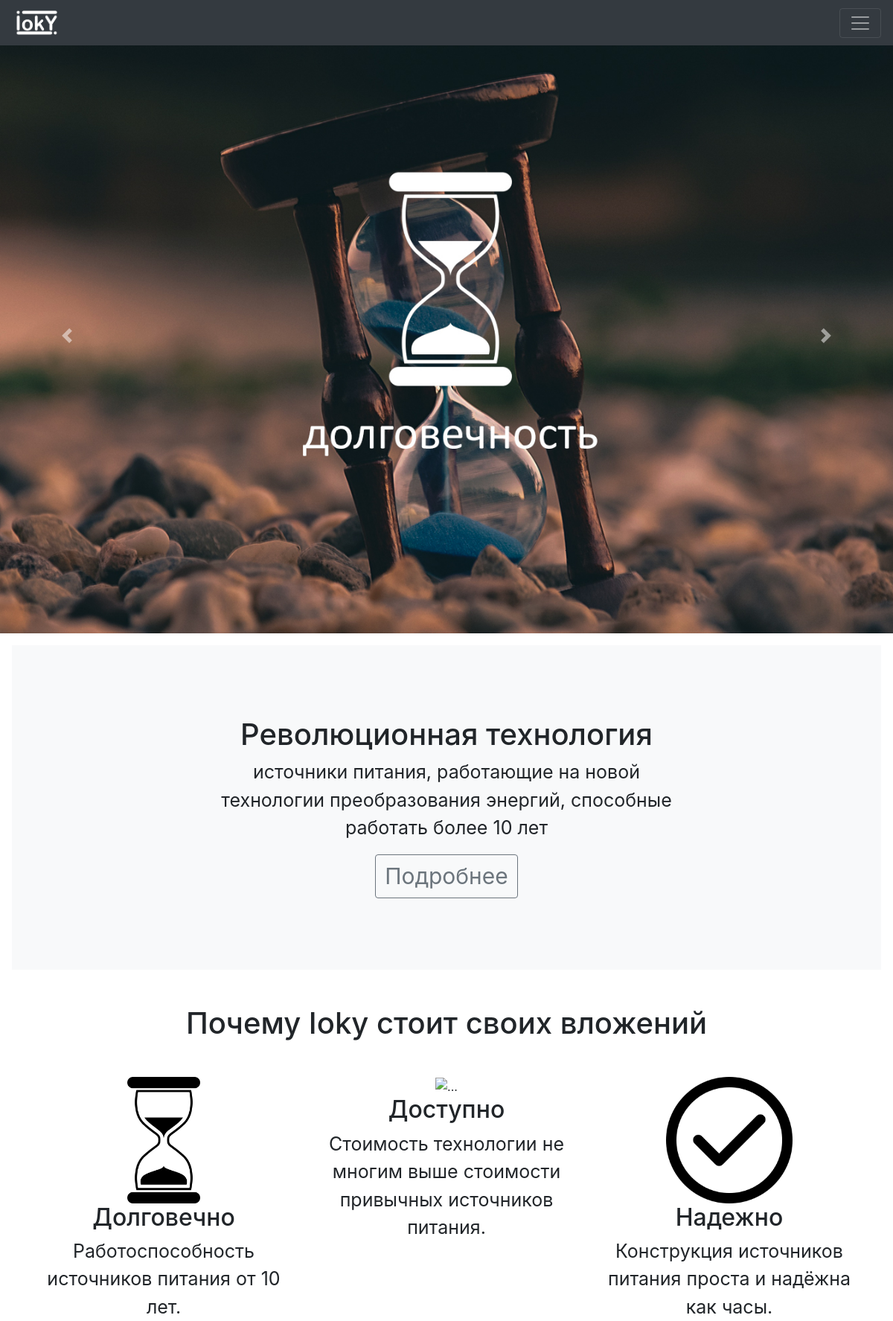
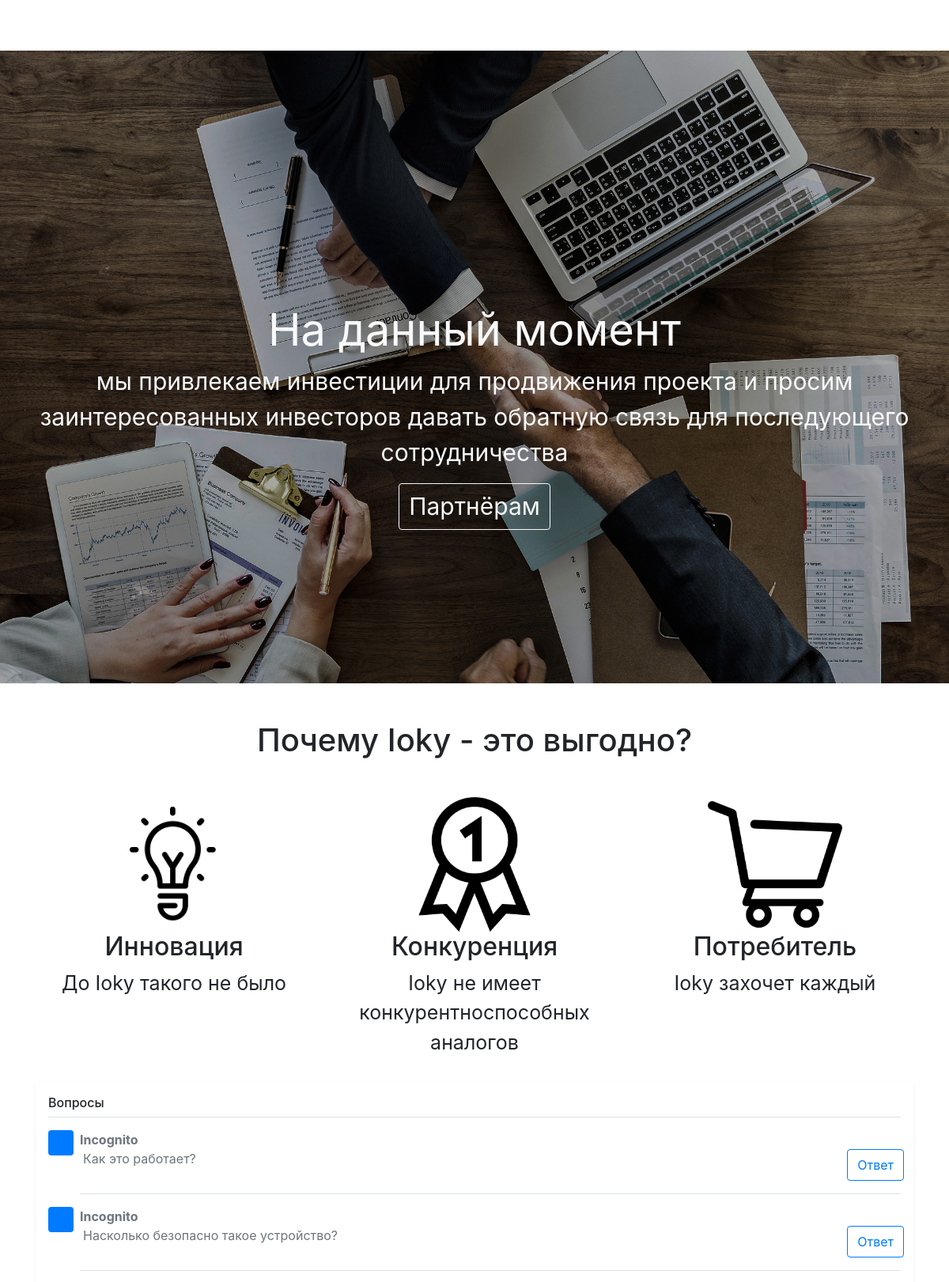
The page / (upper part) on the database its author committed (2 pictures, top to bottom).
### landing/models.py (models this page shows, shortened)
class Question(models.Model):
    question = models.TextField('Вопрос')
    answer = models.TextField('Ответ', blank=True)
    name = models.CharField('Имя спросившего', max_length=150, null=True, blank=True, default='Incognito')
    Email = models.EmailField('Почта спросившего', null=True, blank=True)
    check = models.BooleanField('В проверке/Проверено', default=False)
    class Meta:
        verbose_name = 'Вопрос'
        verbose_name_plural = 'Вопросы'

### landing/views.py (the view)
# urls.py: path('', views.HomePageView.as_view(), name='home'),
class HomePageView(View):
    def get(self, request):
        return render(request, 'homepage.html')

### landing/context_processor.py (called while the page is built)
def question(request):
    return {
        'questions': Question.objects.all(),
        'questionForm': QuestionForm()
    }

def landing(request):
    return {
        'documents': Info.objects.last(),
        'projects': Project.objects.all(),
    }

def documents(request):
    return {
        'documents': Document.objects.filter(public=True)
    }

### Ioky/templates/homepage.html (shortened to what this page needs)
{% extends 'base.html' %}
{% load static %}
{% block content %}
    <div class="main" role="main">
    <div id="carouselExampleFade" class="carousel slide carousel-fade" data-ride="carousel">
        <div class="carousel-inner">
            <div style="background-image: url({% static 'img/slide_1.jpg' %}); background-position: center !important; background-size: cover" class="carousel-item active vh-100">
            </div>
        </div>
        <a class="carousel-control-prev" href="#carouselExampleFade" role="button" data-slide="prev">
            <span class="carousel-control-prev-icon" aria-hidden="true"></span>
        </a>
        <a class="carousel-control-next" href="#carouselExampleFade" role="button" data-slide="next">
            <span class="carousel-control-next-icon" aria-hidden="true"></span>
        </a>
    </div>
    <div class="position-relative overflow-hidden p-2 p-md-5 m-md-3 text-center bg-light">
        <div class="col-md-8 p-lg-5 mx-auto my-auto">
            <h1>Революционная технология</h1>
            <p style="font-size: 25px" class="lead font-weight-normal">
                источники питания, работающие на новой технологии
                преобразования энергий, способные работать более 10 лет
            </p>
            <a style="font-size: 30px" class="btn btn-outline-secondary" href="{% url 'projects' %}">Подробнее</a>
        </div>
    </div>
    <div class="container marketing text-center mb-5">
    <h1 class="mt-5">Почему Ioky стоит своих вложений</h1>
    <div class="row mt-5">
      <div class="col-lg-4 text-lg-center">
          <img src="{% static 'img/66178.png' %}" alt="..." height="170">
        <h2>Долговечно</h2>
        <p style="font-size: 25px">
            Работоспособность источников питания от 10 лет.
        </p>
      </div>
        <div class="col-lg-4 text-lg-center">
        <img src="{% static 'img/50117.png' %}" alt="..." height="170">
        <h2>Доступно</h2>
        <p style="font-size: 25px">
            Стоимость технологии не многим выше стоимости привычных источников питания.
        </p>
      </div>
        <div class="col-lg-4 text-lg-center">
        <img src="{% static 'img/66936.png' %}" alt="..." height="170">
        <h2>Надежно</h2>
        <p style="font-size: 25px">
            Конструкция источников питания проста и надёжна как часы.
        </p>
      </div>
  </div>
    </div>
    <div style="background-image: url({% static 'img/business.jpg' %}); background-position: center; background-size: cover" class="position-relative overflow-hidden vh-100 text-center bg-light">
        <div style="position: absolute;top: 40%" class="text-light">
            <h1 class="display-4 font-weight-normal">На данный момент</h1>
            <p style="font-size: 30px" class="font-weight-normal">
                мы привлекаем инвестиции для продвижения проекта и просим
                заинтересованных инвесторов давать обратную связь для последующего сотрудничества
            </p>
            <a style="font-size: 30px" class="btn btn-outline-light" href="{% url 'for-partners' %}">Партнёрам</a>
        </div>
    </div>
    <div class="container marketing text-center">
    <h1 class="mt-5">Почему Ioky - это выгодно?</h1>
    <div class="row mt-5">
      <div class="col-lg-4 text-lg-center">
          <img src="{% static 'img/1013172-200.png' %}" alt="..." height="170">
        <h2>Инновация</h2>
        <p style="font-size: 25px">
            До Ioky такого не было
        </p>
      </div>
        <div class="col-lg-4 text-lg-center">
        <img src="{% static 'img/57601.png' %}" alt="..." height="170">
        <h2>Конкуренция</h2>
        <p style="font-size: 25px">
            Ioky не имеет конкурентноспособных аналогов
        </p>
      </div>
        <div class="col-lg-4 text-lg-center">
        <img src="{% static 'img/34568.png' %}" alt="..." height="170">
        <h2>Потребитель</h2>
        <p style="font-size: 25px">
            Ioky захочет каждый
        </p>
      </div>
  </div>
    </div>
    </div>
{% endblock %}

### Ioky/templates/base.html (shortened to what this page needs)
<!DOCTYPE html>
<html lang="en">
<head>
    {% load static %}
    {% load bootstrap4 %}
    {% bootstrap_css %}
    <link rel="stylesheet" href="{% static 'css/styles.css' %}">
</head>
<body>
<nav  class="navbar navbar-dark bg-dark position-fixed mb-auto w-100" style="z-index: 2">
  <a class="navbar-brand" href="{% url 'home' %}">
      <img src="{% static 'img/Ioky_logo_header.png' %}" alt="logo" width="70" height="35">
  </a>
  <button class="navbar-toggler collapsed" type="button" data-toggle="collapse" data-target="#navbarsExample01" aria-controls="navbarsExample01" aria-expanded="false" aria-label="Toggle navigation">
    <span class="navbar-toggler-icon"></span>
  </button>
</nav>
<nav class="navbar navbar-dark bg-dark mb-auto w-100" style="z-index: 0">
</nav>
{% block content %}
{% endblock %}
<div class="container">
    <div class="my-3 p-3 bg-white rounded shadow-sm">
        <h6 class="border-bottom border-gray pb-2 mb-0">Вопросы</h6>
        {% if questions %}
            {% for question in questions %}
                {% if question.check %}
                    <div class="media text-muted pt-3">
                        <svg class="bd-placeholder-img mr-2 rounded" width="32" height="32" xmlns="http://www.w3.org/2000/svg" preserveAspectRatio="xMidYMid slice" focusable="false" role="img" aria-label="Placeholder: 32x32"><title>Placeholder</title><rect width="100%" height="100%" fill="#007bff"></rect><text x="50%" y="50%" fill="#007bff" dy=".3em">32x32</text></svg>
                        <div class="media-body pb-3 mb-0 small lh-125 border-bottom border-gray">
                            <div class="justify-content-between align-items-center w-100">
                                <strong class="text-gray-dark" style="font-size: 2vh">{{ question.name }}</strong>
                                <div class="d-flex ml-1 row align-content-center w-100">
                                    <p style="font-size: 2vh">{{ question.question }}</p>
                                    <button style="font-size: 2vh" type="button" class="btn btn-outline-primary ml-auto float-right" id="btn-{{ question.id }}">Ответ</button>
                                </div>
                            </div>
                        </div>
                    </div>
                {% endif %}
        {% endfor %}
        {% endif %}
</div>
        {% load crispy_forms_tags %}
</body>
</html>

### static/css/styles.css (style rules this page uses)
html { padding: 0; margin: 0; }
body { overflow-x: hidden; }

### rows shown on the page
Question: name "Incognito", question "Как это работает?"
Question: name "Incognito", question "Насколько безопасно такое устройство?"
